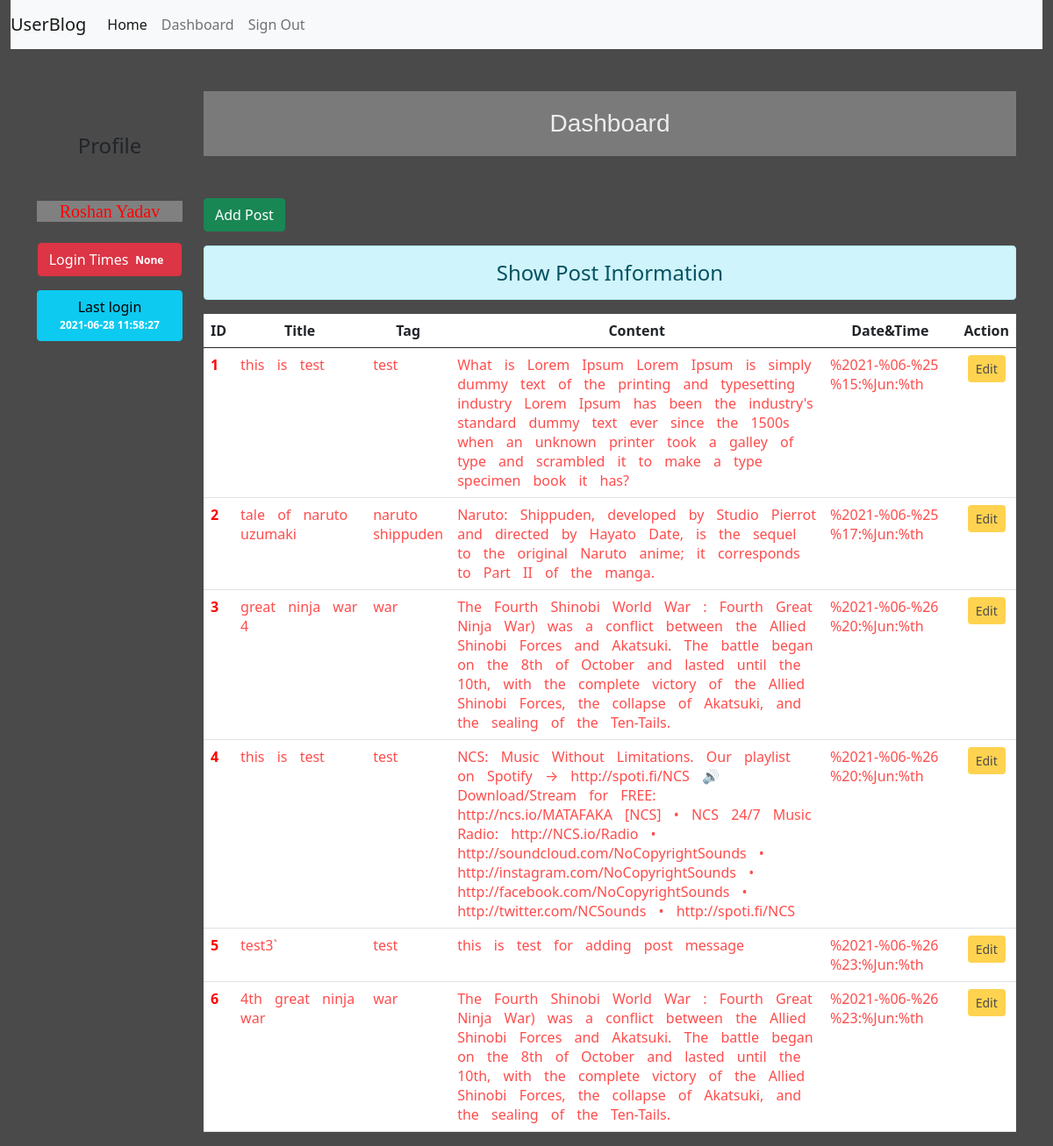
Page /dashboard/ (signed in) on the committed database.
### blog/models.py (models this page shows)
class AllLogin(models.Model):
    user=models.ForeignKey(User, on_delete=models.CASCADE)
    date=models.DateTimeField(auto_now_add=True)
    def __str__(self):
        return str(self.date)

class Post(models.Model):
    title = models.CharField(max_length=200)
    tags = models.CharField(max_length=50)
    content = models.TextField()
    timestamp = models.DateTimeField(auto_now_add=True, auto_now=False, blank=True)

### blog/views.py (the view)
# urls.py: path('dashboard/',views.dashboard, name='dashboard'),
def dashboard(request):
    if request.user.is_authenticated:
        posts =Post.objects.all()
        user = request.user
        full_name =user.get_full_name()
        group = user.groups.all()
        ct= cache.get('count', version=user.pk)
        last = AllLogin.objects.create(user=request.user)
        return render(request,'blog/dashboard.html',{'posts':posts,'full_name':full_name,'group':group,'ct':ct,'last':last})
    else:
        return HttpResponseRedirect('/login/')

### blog/templates/blog/dashboard.html (shortened to what this page needs)
<head>
</head>
{% extends 'blog/base.html' %}
{% load static %}
{% block side %}
<div class="col-sm-2 text-dark my-5 text-center">
    <h4 class="my-5" >Profile</h4>
    <h5 style="background-color:grey; font-family:cursive; color:red;">{{full_name}}</h5>
    <button type="button" class="btn btn-danger mt-3">Login Times<span class="badge badge-light">{{ct}}</span> </button>
    <button type="button" class="btn btn-info mt-3">Last login<span class="badge badge-light">{{last}}</span> </button>
</div>
{% endblock side %}
{% block content %}
<div class="col-sm-10">
    <h3 class="text-white my-5">Dashboard</h3>
    <a href="{% url 'addpost' %}" class="btn btn-success">Add Post</a>
    <h4 class="text-center alert alert-info mt-3">Show Post Information</h4>
        {% if posts %}
            <table class="table table-hover bg-white">
                <thead>
                <tr class="text-center">
                    <th scope="col" style="width:2%">ID</th>
                    <th scope="col" style="width:20%">Title</th>
                    <th scope="col"style="width:10%">Tag</th>
                    <th scope="col" style="width:50%">Content</th>
                    <th scope="col" style="width:20%">Date&Time</th>
                    <th scope="col" style="width:15%">Action</th>
                </tr>
                </thead>
                <tbody style="color: red" >
                {% for post in posts %}
                <tr>
                    <th scope="row">{{post.id}}</th>
                    <td>{{post.title}}</td>
                    <td>{{post.tags}}</td>
                    <td>{{post.content}}</td>
                    <td>{{post.timestamp}}</td>
                    <td class="text-center">
                        <a href="#" class="btn btn-warning btn-sm">Edit</a>
                    </td>
                </tr>
                {% endfor %}
                </tbody>
            </table>
        {% else %}
            <h4 class="text-center alert alert-warning" >No Records</h4>
        {% endif %}
</div>
{% endblock content %}

### blog/static/blog/css/style.css (style rules this page uses)
body { background-color: rgb(75,74,74); }
* { margin: 0; padding: 0; }
h3 { text-align: center; padding: 20px; font-family: sans-serif; background-color: grey; opacity: 0.9; }
td { word-spacing: 10px; opacity: 0.7; }

### rows in the picture
Post: id "1", title "this is test", tags "test", content "What is Lorem Ipsum Lorem Ipsum is simply dummy text of the printing and typesetting industry Lorem Ipsum has been the industry's standard dummy text ever since the 1500s when an unknown printer took a galley of type and scrambled it to make a type specimen book it has?", timestamp "%2021-%06-%25 %15:%Jun:%th"
Post: id "2", title "tale of naruto uzumaki", tags "naruto shippuden", content "Naruto: Shippuden, developed by Studio Pierrot and directed by Hayato Date, is the sequel to the original Naruto anime; it corresponds to Part II of the manga.", timestamp "%2021-%06-%25 %17:%Jun:%th"
Post: id "3", title "great ninja war 4", tags "war", content "The Fourth Shinobi World War : Fourth Great Ninja War) was a conflict between the Allied Shinobi Forces and Akatsuki. The battle began on the 8th of October and lasted until the 10th, with the complete victory of the Allied Shinobi Forces, the collapse of Akatsuki, and the sealing of the Ten-Tails.", timestamp "%2021-%06-%26 %20:%Jun:%th"
Post: id "4", title "this is test", tags "test", content "NCS: Music Without Limitations. Our playlist on Spotify → http://spoti.fi/NCS 🔊 Download/Stream for FREE: http://ncs.io/MATAFAKA [NCS] • NCS 24/7 Music Radio: http://NCS.io/Radio • http://soundcloud.com/NoCopyrightSounds • http://instagram.com/NoCopyrightSounds • http://facebook.com/NoCopyrightSounds • http://twitter.com/NCSounds • http://spoti.fi/NCS", timestamp "%2021-%06-%26 %20:%Jun:%th"
Post: id "5", title "test3`", tags "test", content "this is test for adding post message", timestamp "%2021-%06-%26 %23:%Jun:%th"
Post: id "6", title "4th great ninja war", tags "war", content "The Fourth Shinobi World War : Fourth Great Ninja War) was a conflict between the Allied Shinobi Forces and Akatsuki. The battle began on the 8th of October and lasted until the 10th, with the complete victory of the Allied Shinobi Forces, the collapse of Akatsuki, and the sealing of the Ten-Tails.", timestamp "%2021-%06-%26 %23:%Jun:%th"

### other values in the picture
{{ full_name }} "Roshan Yadav"
{{ ct }} "None"
